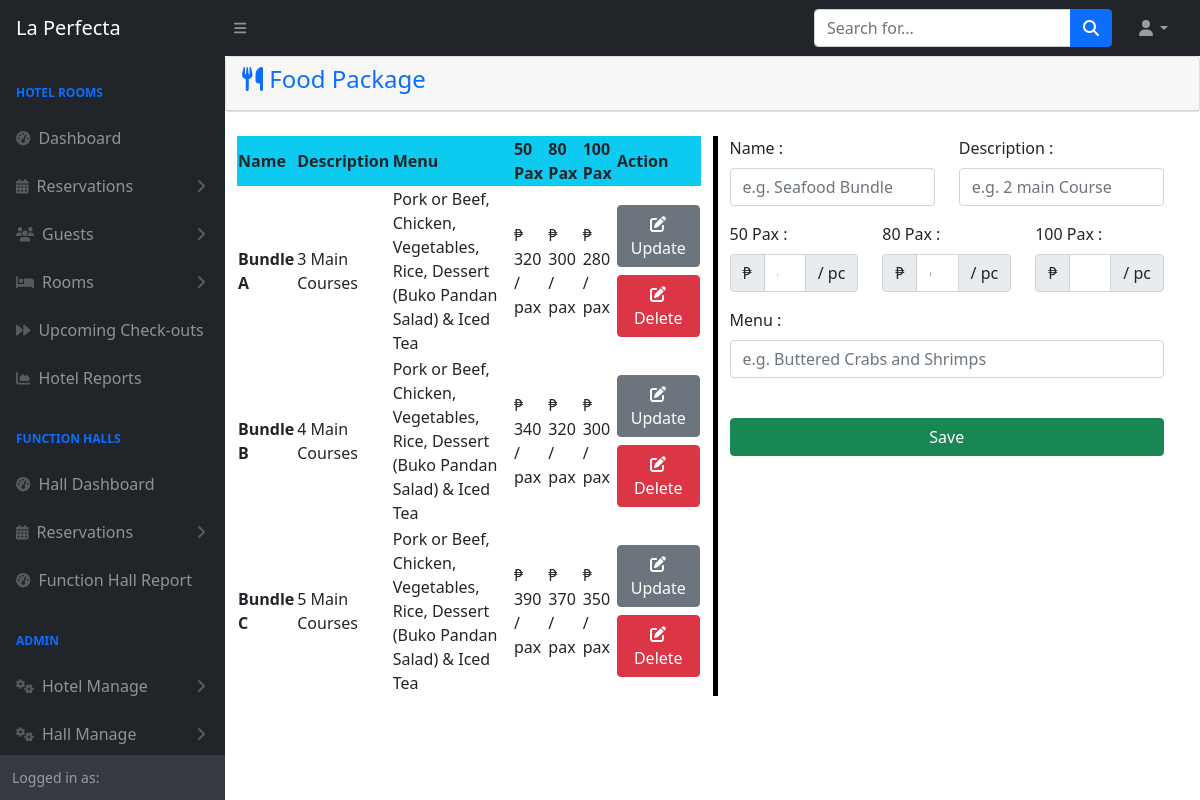
The app's page /admin/foodpackage.php with its own data.
### tables this page shows
CREATE TABLE `tblfoodpackage` (
  `Id` int(11) NOT NULL,
  `Name` varchar(225) NOT NULL,
  `Description` varchar(225) NOT NULL,
  `Menu` varchar(255) NOT NULL,
  `Pax50` double NOT NULL,
  `Pax80` double NOT NULL,
  `Pax100` double NOT NULL
);

### admin/foodpackage.php (the view, shortened to what this page needs)
<?php
include 'themes/navbar.php';
include 'config.php';
?>
<div class="card mb-4">
    <div class="card-header text-primary">
        <h4> <i class="fa-solid fa-utensils"></i>
            Food Package </h4>
    </div>
</div>
<div class="container-fluid">
    <div class="row">
        <div class="col-lg-6">
            <table id="datatablesSimple" class="table-striped">
                <thead class="bg-info ">
                    <tr>
                        <th>Name</th>
                        <th>Description</th>
                        <th>Menu</th>
                        <th>50 Pax</th>
                        <th>80 Pax</th>
                        <th>100 Pax</th>
                        <th>Action</th>
                    </tr>
                </thead>
                <tbody>
                    <?php
                    $sql = "SELECT * FROM tblfoodpackage";
                    $result = mysqli_query($conn, $sql);
                    while ($row = mysqli_fetch_assoc($result)) {
                    ?>
                        <tr>
                            <th><?php echo $row['Name'] ?></th>
                            <td><?php echo $row['Description'] ?></td>
                            <td><?php echo $row['Menu'] ?></td>
                            <td>₱ <?php echo $row['Pax50'] ?> / pax</td>
                            <td>₱ <?php echo $row['Pax80'] ?> / pax</td>
                            <td>₱ <?php echo $row['Pax100'] ?> / pax</td>
                            <td>
                                <div>
                                    <a href="function/fhmanage/fpedit.php?id=<?php echo $row['Id'] ?>" class="btn btn-secondary mb-2">
                                        <i class="fa-solid fa-pen-to-square"></i> Update
                                    </a>
                                </div>
                                <div>
                                    <a href="function/fhmanage/fpdelete.php?id=<?php echo $row['Id'] ?>&name=<?php echo $row['Name'] ?>" class="btn btn-danger">
                                        <i class="fa-solid fa-pen-to-square"></i> Delete
                                    </a>
                                </div>
                            </td>
                        </tr>
                    <?php
                    }
                    ?>
                </tbody>
            </table>
        </div>
        <div class="col-lg-6" style="border-left: solid black 5px;">
            <div class="row">
                <div class="row mb-5">
                    <form method="POST">
                        <div class="row mb-3">
                            <div class="col">
                                <label for="Name" class="form-label">Name :</label>
                                <input type="text" name="Name" class="form-control" placeholder="e.g. Seafood Bundle">
                            </div>
                            <div class="col">
                                <label for="Description" class="form-label">Description :</label>
                                <input type="text" name="Description" class="form-control" placeholder="e.g. 2 main Course">
                            </div>
                        </div>
                        <div class="row mb-3">
                            <div class="col">
                                <label for="Pax50" class="form-label">50 Pax :</label>
                                <div class="input-group">
                                    <div class="input-group-text">₱</div>
                                    <input type="number" name="Pax50" class="form-control" placeholder="e.g. 400">
                                    <div class="input-group-text">/ pc</div>
                                </div>
                            </div>
                            <div class="col">
                                <label for="Pax80" class="form-label">80 Pax :</label>
                                <div class="input-group">
                                    <div class="input-group-text">₱</div>
                                    <input type="number" name="Pax80" class="form-control" placeholder="e.g. 350 ">
                                    <div class="input-group-text">/ pc</div>
                                </div>
                            </div>
                            <div class="col">
                                <label for="Pax100" class="form-label">100 Pax :</label>
                                <div class="input-group">
                                    <div class="input-group-text">₱</div>
                                    <input type="number" name="Pax100" class="form-control" placeholder="e.g. 300">
                                    <div class="input-group-text">/ pc</div>
                                </div>
                            </div>
                        </div>
                        <div class="row mb-3">
                            <div class="col">
                                <label for="Menu" class="form-label">Menu :</label>
                                <input type="text" name="Menu" class="form-control" placeholder="e.g. Buttered Crabs and Shrimps">
                            </div>
                        </div>
                        <div class="row mb-3">
                            <div class="col mt-4">
                                <button type="submit" class="btn btn-success me-3" style="margin:auto; width:100%;" name="submit">Save</button>
                            </div>
                        </div>
                    </form>
                </div>
            </div>
        </div>
    </div>
</div>
<?php include 'themes/footer.php'; ?>

### records on screen
tblfoodpackage: Name "Bundle A", Description "3 Main Courses", Menu "Pork or Beef, Chicken, Vegetables, Rice, Dessert (Buko Pandan Salad) & Iced Tea", Pax50 "320", Pax80 "300", Pax100 "280"
tblfoodpackage: Name "Bundle B", Description "4 Main Courses", Menu "Pork or Beef, Chicken, Vegetables, Rice, Dessert (Buko Pandan Salad) & Iced Tea", Pax50 "340", Pax80 "320", Pax100 "300"
tblfoodpackage: Name "Bundle C", Description "5 Main Courses", Menu "Pork or Beef, Chicken, Vegetables, Rice, Dessert (Buko Pandan Salad) & Iced Tea", Pax50 "390", Pax80 "370", Pax100 "350"
